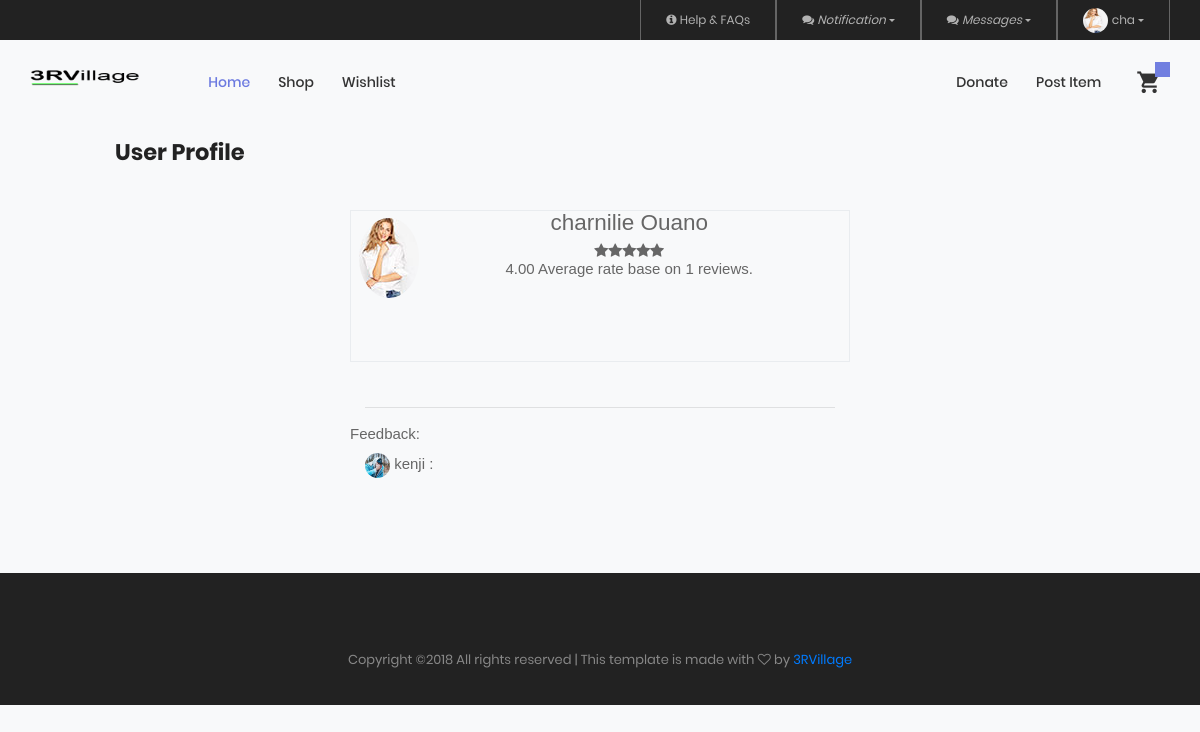
The page /profile.php?id=3 (signed in) on the database its author committed.
### tables this page shows
CREATE TABLE `account` (
  `accountid` int(11) NOT NULL,
  `firstname` varchar(50) NOT NULL,
  `lastname` varchar(50) NOT NULL,
  `username` varchar(50) NOT NULL,
  `password` varchar(50) NOT NULL,
  `email` varchar(50) NOT NULL,
  `userpic` varchar(255) NOT NULL DEFAULT 'profile_img.png',
  `contactno` varchar(20) NOT NULL,
  `status` int(11) NOT NULL DEFAULT '1'
);

CREATE TABLE `review` (
  `review_id` int(11) NOT NULL,
  `seller_id` int(11) NOT NULL,
  `buyer_id` int(11) NOT NULL,
  `rate` int(11) NOT NULL,
  `feedback` text NOT NULL
);

### public/profile.php (the view, shortened to what this page needs)
<?php
  include('connection.php');
?>
<!DOCTYPE html>
<html lang="en">
<head>
  <?php include('link.php');?>
  </head>
<body class="bg-light">
  <?php
      include('header.php');
      $name="";$id='';$rate=''; $all_rate=0;$seller_rate=0;$ave_rate=0;$feedback='';
      if(isset($_GET['id']) ){
        $id = $_GET['id'];
        $sql = "SELECT * FROM account WHERE accountid = '$id'";
      $result = mysqli_query($conn, $sql);
    $row = mysqli_fetch_assoc($result);
    if($row){
      $name = $row['firstname'].' '.$row['lastname'];
    }
    $sql1 = "SELECT SUM(rate) as ratings, COUNT(buyer_id) as count_user FROM review WHERE seller_id = '$id' ";
    $res1 = mysqli_query($conn, $sql1);
    $row1 = mysqli_fetch_assoc($res1);
    if($row1){
      $count_user = $row1['count_user'];
    }
    $sql2 = "SELECT SUM(rate) as seller_rate FROM review WHERE seller_id = '$id'";
    $res2 = mysqli_query($conn, $sql2);
    $row2 = mysqli_fetch_assoc($res2);
    if($row2){
      $seller_rate = $row2['seller_rate'];
    }
    if($seller_rate > 0 && $count_user > 0 ){
      $ave_rate = $seller_rate / $count_user;
    }
    $sql3 = "SELECT * FROM review a, account b WHERE a.buyer_id=b.accountid and a.seller_id = '$id'";
    $res3 = mysqli_query($conn, $sql3);
    while($row3 = mysqli_fetch_assoc($res3)){
      $feedback .= '<div class="col-md-12 mb-3" ><img src="../images/'.$row3['userpic'].'" class="rounded-circle" width="25" height="25"> '.$row3['firstname'].' : '.$row3['feedback'].'</div>';
    }
      }
   ?>
   <div class="container-fluid m-t-100">
        <div class="ltext-102 cl5 m-l-100">
          <h4>User Profile</h4>
        </div>
    <div class="row justify-content-center ">
      <div class="col-md-5 ">
        <div class="row border mt-5">
          <div class="col-md-3 p-2 " style="height: 150px;">
            <?php
            $sql23 = "SELECT * FROM account WHERE accountid = '$id'";
            $res23 = mysqli_query($conn, $sql23);
            while ($row23 = mysqli_fetch_assoc($res23)){
           ?>
            <img src="../images/<?php echo $row23['userpic']  ?>" class="rounded-circle">
            <?php
              }
             ?>
          </div>
          <div class="offset-md-1 ml-5">
            <div class="row justify-content-center">
              <label class=""><h4><?php echo $name ?></h4></label>
            </div>
            <div class="row justify-content-center">
               <span class="fa fa-star checked"></span>
          <span class="fa fa-star checked"></span>
          <span class="fa fa-star checked"></span>
          <span class="fa fa-star checked"></span>
          <span class="fa fa-star"></span>
            </div>
              <div class="row justify-content-center">
                  <label class="text-center"><p><?php echo number_format($ave_rate,2); ?> Average rate base on <?php echo $count_user; ?> reviews.</p></label>
              </div>
          </div>
        </div>
        <hr class="mt-5">
        <div class="row mt-2">
          <label>Feedback:</label>
        </div>
        <div class="row">
          <div class="col d-flex ">
            <div class="row offset-md-0">
              <?php echo $feedback; ?>
            </div>
          </div>
        </div>
      </div>
    </div>
  </div>
    <?php
      include('footer.php');
    ?>
 </body>
</html>

### public/header.php (shortened to what this page needs)
<?php
include('connection.php');
?>
	<header>
		<div class="container-menu-desktop">
			<div class="top-bar">
				<div class="content-topbar flex-sb-m h-full container">
					<div class="right-top-bar flex-w h-full">
						<a href="#" class="flex-c-m trans-04 p-lr-25">
							<span class="fa fa-info-circle">&nbsp;</span> Help & FAQs
						</a>
						<div class="dropdown show">
						  <a class="dropdown-toggle flex-c-m trans-04 p-lr-25" href="#" role="button" id="dropdownMenuLink" data-toggle="dropdown" aria-haspopup="true" aria-expanded="false">
						    <span class="fa fa-comments">&nbsp;</span><i id="count_notif"> Notification</i>
						  </a>
						</div>
						<div class="dropdown show">
						  <a class="dropdown-toggle flex-c-m trans-04 p-lr-25" href="#" role="button" id="dropdownMenuLink" data-toggle="dropdown" aria-haspopup="true" aria-expanded="false">
						    <span class="fa fa-comments">&nbsp;</span><i id="count_message"> Messages</i>
						  </a>
						</div>
						<div class="dropdown show">
						  <a class="dropdown-toggle flex-c-m trans-04 p-lr-25" href="#" role="button" id="dropdownMenuLink" data-toggle="dropdown" aria-haspopup="true" aria-expanded="false">
						    <?php
                $id = $_SESSION['user_id'];
                  $res = mysqli_query($conn, "SELECT * FROM account WHERE accountid = '$id'");
                  $row = mysqli_fetch_assoc($res);
               ?>
               <div>
               <img src="../images/<?php echo $row['userpic']  ?>" class="rounded-circle" width="25 " height="25">
               </div>
               <div class="ml-1">
               <p><?php echo $row['username'];
               ?></p>
               </div>
						  </a>
						</div>
					</div>
				</div>
			</div>
			<div class="wrap-menu-desktop">
				<nav class="limiter-menu-desktop container">
					<a href="home.php" class="logo">
						<img src="../images/icons/logo-33.png" alt="IMG-LOGO">
					</a>
					<div class="menu-desktop">
						<ul class="main-menu">
							<li class="active-menu">
								<a href="home.php">Home</a>
							</li>
							<li>
								<a href="#products">Shop</a>
							</li>
    					<li>
								<a href="wishlist.php">Wishlist</a>
							</li>
						</ul>
					</div>
					<div class="wrap-icon-header flex-w flex-r-m">
						<div class="menu-desktop">
              <ul class="main-menu">
                <li>
                  <a href="donate.php">Donate</a>
                </li>
                <li>
                   <a href="sell.php">Post Item</a>
                </li>
              </ul>
            </div>
						<div class="icon-header-item cl2 hov-cl1 trans-04 p-l-22 p-r-11 icon-header-noti js-show-cart">
							<i class="zmdi zmdi-shopping-cart"></i>
						</div>
					</div>
				</nav>
			</div>
		</div>
	</header>

### css/main.css (style rules this page uses)
.container { max-width: 1380px; }
@media (max-width: 1600px) { .container { max-width: 1200px; } }
.container-menu-desktop { height: auto; width: 100%; position: relative; -webkit-transition: all 0.3s; -o-transition: all 0.3s; -moz-transition: all 0.3s; transition: all 0.3s; }
.top-bar { height: 40px; background-color: #222; }
.right-top-bar a { font-family: Poppins-Regular; font-size: 12px; line-height: 1.8; height: 100%; color: #b2b2b2; border-right: 1px solid rgba(255,255,255,0.3); }
.right-top-bar a:first-child { border-left: 1px solid rgba(255,255,255,0.3); }
.wrap-menu-desktop { position: fixed; z-index: 1100; background-color: transparent; width: 100%; height: 84px; top: 40px; left: 0px; -webkit-transition: height 0.3s, background-color 0.3s; -o-transition: height 0.3s, background-color 0.3s; -moz-transition: height 0.3s, background-color 0.3s; transition: height 0.3s, background-color 0.3s; }
.limiter-menu-desktop { height: 100%; display: -webkit-box; display: -webkit-flex; display: -moz-box; display: -ms-flexbox; display: flex; align-items: center; background-color: transparent; }
.logo { display: -webkit-box; display: -webkit-flex; display: -moz-box; display: -ms-flexbox; display: flex; align-items: center; height: 65%; margin-right: 55px; }
.logo img { max-width: 100%; max-height: 100%; }
.menu-desktop { display: -webkit-box; display: -webkit-flex; display: -moz-box; display: -ms-flexbox; display: flex; align-items: center; height: 100%; }
.main-menu { list-style-type: none; margin: 0; display: -webkit-box; display: -webkit-flex; display: -moz-box; display: -ms-flexbox; display: flex; align-items: center; }
.main-menu > li { display: block; position: relative; padding: 20px 10px 20px 0px; margin: 0px 4px 0px 14px; }
.main-menu > li > a { font-family: Poppins-Medium; font-size: 14px; color: #333; padding: 5px 0px; transition: all 0.4s; -webkit-transition: all 0.4s; -o-transition: all 0.4s; -moz-transition: all 0.4s; }
.wrap-icon-header { flex-grow: 1; }
.icon-header-item { position: relative; font-size: 26px; line-height: 1; cursor: pointer; }
.icon-header-noti::after { content: attr(data-notify); font-family: Poppins-Regular; font-size: 12px; color: #fff; line-height: 15px; text-align: center; display: block; position: absolute; top: -7px; right: 0; min-width: 15px; height: 15px; padding: 0 3px; background-color: #717fe0; }
.main-menu > li.active-menu > a { color: #6c7ae0; }
.cl2 { color: #333; }
.cl5 { color: #222; }
.ltext-102 { font-family: Poppins-Bold; font-size: 28px; line-height: 1.1; }

### public/header.php (style rules this page uses)
.container { max-width:1170px; margin:auto; }
img { max-width:100%; }

### rows shown on the page
account: userpic (picture), username "cha", name "charnilie Ouano"
review: account.userpic (picture), account.firstname "kenji"

### other values the page prints
$ave_rate "4.00"
$count_user "1"
